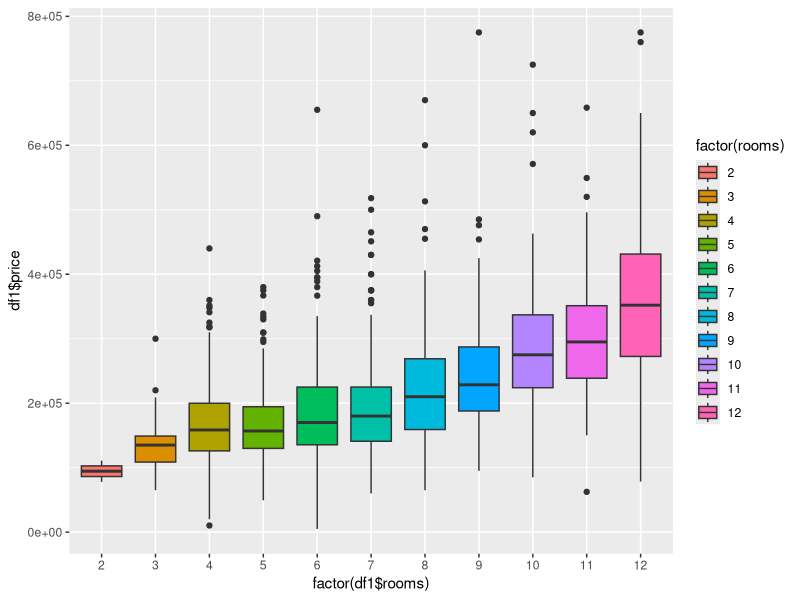
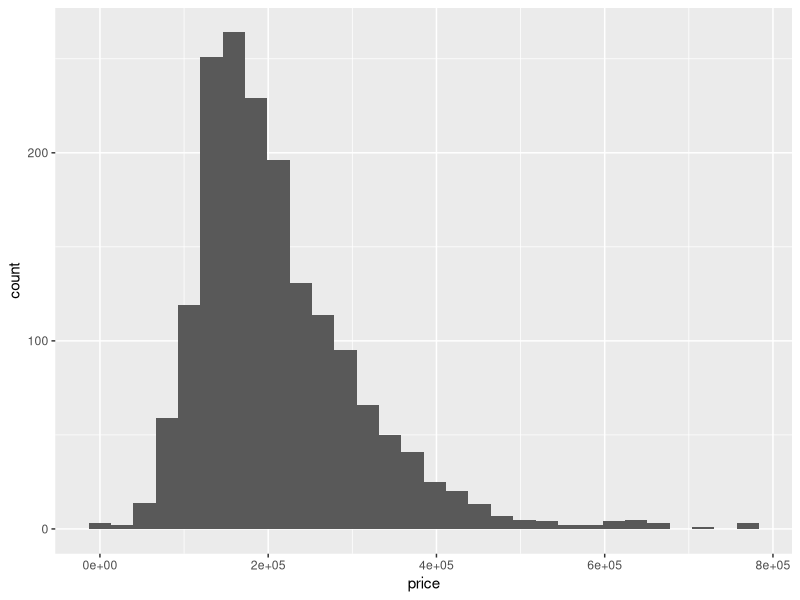

Here is the R script that generated these plots, in order:
getwd()

install.packages("ggplot2")
library(ggplot2)
#Setting the path of directory
setwd("E:/Study/LPU/B.TECH/4th Year/7th Semester/INT234 - PREDICTIVE ANALYTICS/PREDICTIVE-ANALYTICS/R codes")


df<- read.csv("Datasets/house.csv")
View(df)
str(df)

library(dplyr)
df1 <- df[,-1]
df1<- df %>% select(c(-1))
View(df1)

str(df)
str(df1) 

#Boxplot
ggplot(data = df1, aes(x=factor(df1$rooms),y=df1$price, fill=factor(rooms)))+
  geom_boxplot()
#histogram
ggplot(data = df1, aes(x=price))+ geom_histogram()

